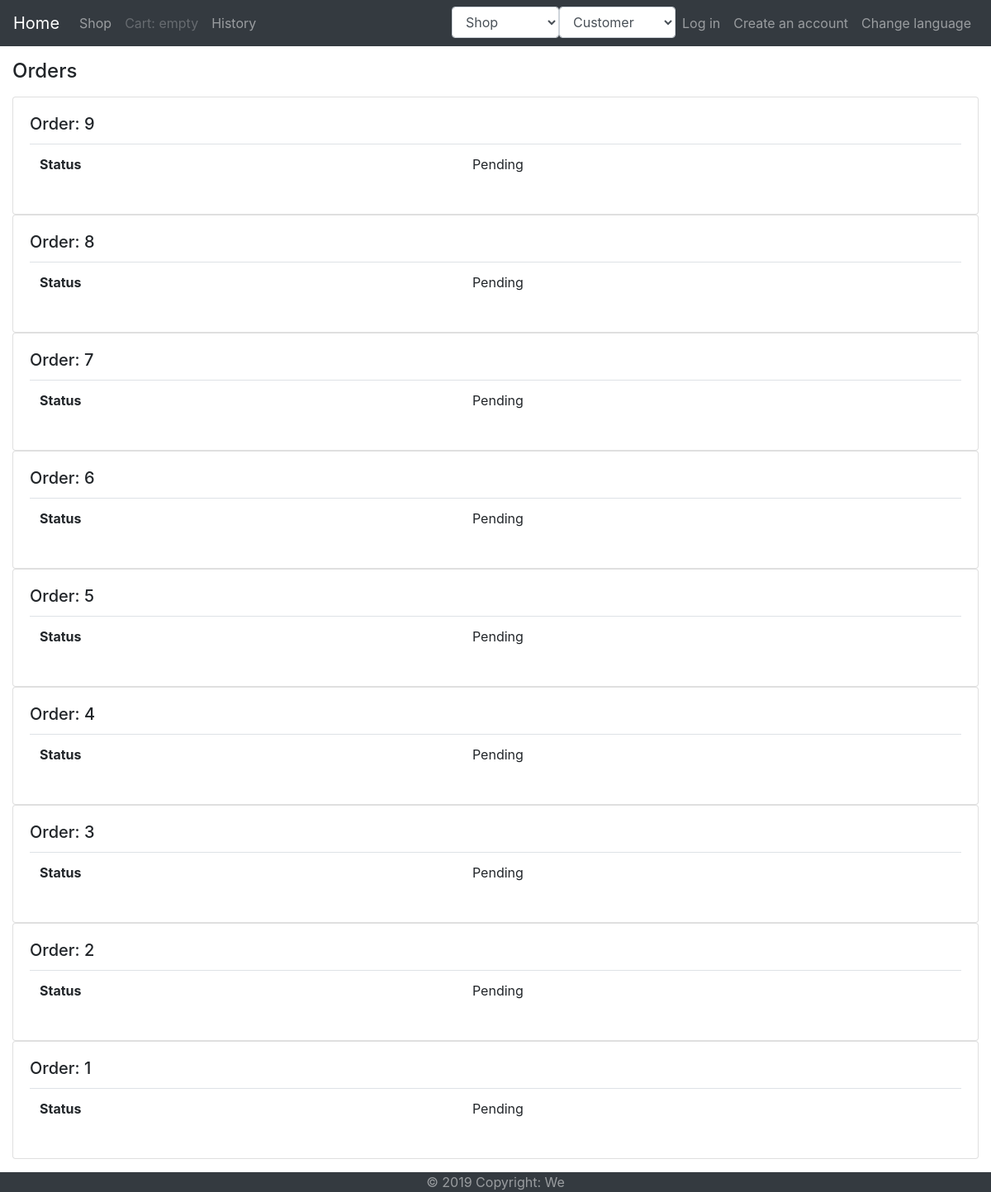
The app's page /orders/list/ with its own data.
### orders/models.py (models this page shows, shortened)
class Order(models.Model):
    ORDER_STATUS = (
        ('PND', 'Pending'),
        ('OTW', 'OnTheWay'),
        ('DLV', 'Delivered'),
    )
    user = models.ForeignKey(User, on_delete=models.CASCADE)
    address = models.CharField(max_length=150)
    latitude = models.FloatField(default=23.7)
    longitude = models.FloatField(default=90.4)
    created = models.DateTimeField(auto_now_add=True)
    updated = models.DateTimeField(auto_now=True)
    status = models.CharField(max_length=3, choices=ORDER_STATUS, default='PND')
    paid = models.BooleanField(default=False)
    class Meta:
        ordering = ('-created', )

### orders/views.py (the view)
class OrderListView(ListView):
    template_name = 'orders/order/history.html'
    model = Order

### cart/cart.py (called while the page is built)
    def __len__(self):
        return sum(item['quantity'] for item in self.cart.values())

### cart/context_processors.py (called while the page is built)
def cart(request):
    return {'cart': Cart(request)}

### orders/templates/orders/order/history.html (shortened to what this page needs)
{% extends 'layouts/default/page.html' %}
{% load bootstrap4 %}
{% load i18n %}
{% block content %}
<h4>Orders</h1>
    {% for order in object_list %}
    <div class="card">
        <div class="card-body">
            <h5 class="card-title">{% trans 'Order: ' %}{{ order.id }}</h5>
            <table class="table">
                <tr>
                    <th>{% trans 'Status' %}</th>
                    <td>{{ order.get_status_display }}</td>
                </tr>
            </table>
        </div>
    </div>
    {% empty %}
    <div class="card">
        <div class="card-body">
            <h5 class="card-title">{% trans 'No articles yet.' %}</h5>
        </div>
    </div>
    {% endfor %}
{% endblock %}

### records on screen
Order: id "9", status "Pending"
Order: id "8", status "Pending"
Order: id "7", status "Pending"
Order: id "6", status "Pending"
Order: id "5", status "Pending"
Order: id "4", status "Pending"
Order: id "3", status "Pending"
Order: id "2", status "Pending"
Order: id "1", status "Pending"
